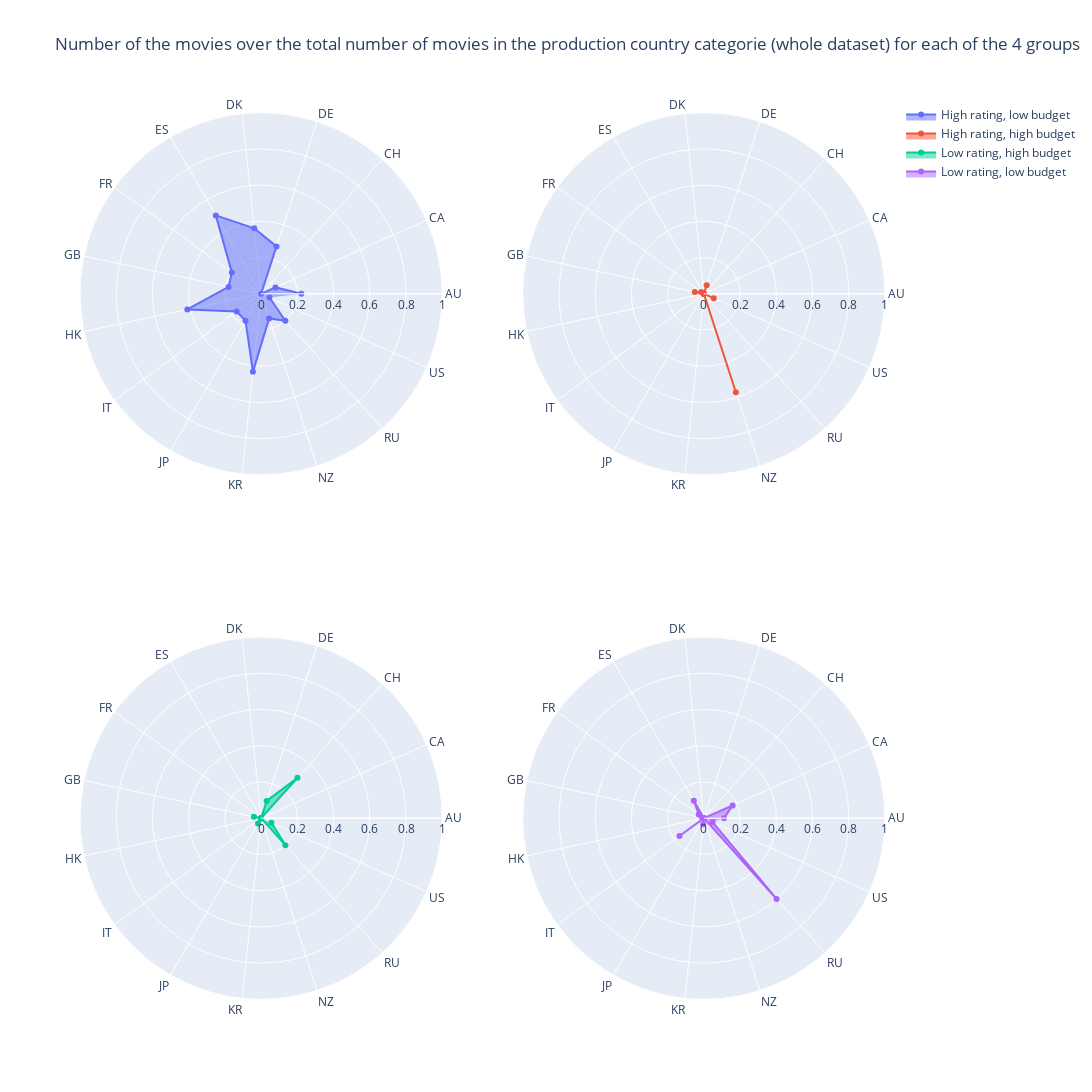

Notebook code cell kept with this figure:
### Code cell
categories = data_HR_LB_countries.columns.values

fig = make_subplots(rows=2, cols=2, specs=[[{'type': 'polar'}]*2]*2)

# Total count of the countries to normalize the count of the 4 groups 
total_count = data.iloc[:,21:36].sum().values

fig.append_trace(go.Scatterpolar(r=data_HR_LB_countries.sum().values/total_count, theta=categories, fill='toself', name='High rating, low budget'), row=1, col=1)
fig.append_trace(go.Scatterpolar(r=data_HR_HB_countries.sum().values/total_count, theta=categories, fill='toself', name='High rating, high budget'), row=1, col=2)
fig.append_trace(go.Scatterpolar(r=data_LR_HB_countries.sum().values/total_count, theta=categories, fill='toself', name='Low rating, high budget'), row=2, col=1)
fig.append_trace(go.Scatterpolar(r=data_LR_LB_countries.sum().values/total_count, theta=categories, fill='toself', name='Low rating, low budget'), row=2, col=2)
            
fig.update_polars(radialaxis=dict(range=[0, 1]))

fig.update_layout(
  polar=dict(
    radialaxis=dict(
      visible=True,
    )),
    width=1300,
    height=1200,
  showlegend=True,
    title_text = 'Number of the movies over the total number of movies in the production country categorie (whole dataset) for each of the 4 groups'
)

fig.show('jupyterlab')

### Figure 1 — Plotly figure (JSON) as saved in the notebook; plotly's stock layout.template omitted (floating-point values rounded to 4 significant figures)
{"data": [{"fill": "toself", "name": "High rating, low budget", "r": [0.2222, 0.08696, 0, 0.275, 0.3636, 0.5, 0.2, 0.1837, 0.4167, 0.1667, 0.1724, 0.4333, 0.1429, 0.2, 0.05032], "subplot": "polar", "theta": ["AU", "CA", "CH", "DE", "DK", "ES", "FR", "GB", "HK", "IT", "JP", "KR", "NZ", "RU", "US"], "type": "scatterpolar"}, {"fill": "toself", "name": "High rating, high budget", "r": [0, 0, 0, 0.05, 0, 0, 0.01739, 0.05102, 0, 0, 0, 0, 0.5714, 0, 0.05959], "subplot": "polar2", "theta": ["AU", "CA", "CH", "DE", "DK", "ES", "FR", "GB", "HK", "IT", "JP", "KR", "NZ", "RU", "US"], "type": "scatterpolar"}, {"fill": "toself", "name": "Low rating, high budget", "r": [0, 0, 0.3, 0.1, 0, 0, 0, 0.04082, 0, 0, 0.03448, 0, 0, 0.2, 0.06206], "subplot": "polar3", "theta": ["AU", "CA", "CH", "DE", "DK", "ES", "FR", "GB", "HK", "IT", "JP", "KR", "NZ", "RU", "US"], "type": "scatterpolar"}, {"fill": "toself", "name": "Low rating, low budget", "r": [0.1111, 0.1739, 0, 0, 0, 0.1111, 0.03478, 0.0102, 0, 0.1667, 0, 0.03333, 0, 0.6, 0.05279], "subplot": "polar4", "theta": ["AU", "CA", "CH", "DE", "DK", "ES", "FR", "GB", "HK", "IT", "JP", "KR", "NZ", "RU", "US"], "type": "scatterpolar"}], "layout": {"height": 1200, "polar": {"angularaxis": {"type": "category"}, "domain": {"x": [0, 0.45], "y": [0.575, 1]}, "radialaxis": {"autorange": false, "range": [0, 1], "type": "linear", "visible": true}}, "polar2": {"angularaxis": {"type": "category"}, "domain": {"x": [0.55, 1], "y": [0.575, 1]}, "radialaxis": {"autorange": false, "range": [0, 1], "type": "linear"}}, "polar3": {"angularaxis": {"type": "category"}, "domain": {"x": [0, 0.45], "y": [0, 0.425]}, "radialaxis": {"autorange": false, "range": [0, 1], "type": "linear"}}, "polar4": {"angularaxis": {"type": "category"}, "domain": {"x": [0.55, 1], "y": [0, 0.425]}, "radialaxis": {"autorange": false, "range": [0, 1], "type": "linear"}}, "showlegend": true, "title": {"text": "Number of the movies over the total number of movies in the production country categorie (whole dataset) for each of the 4 groups"}, "width": 1300}}
